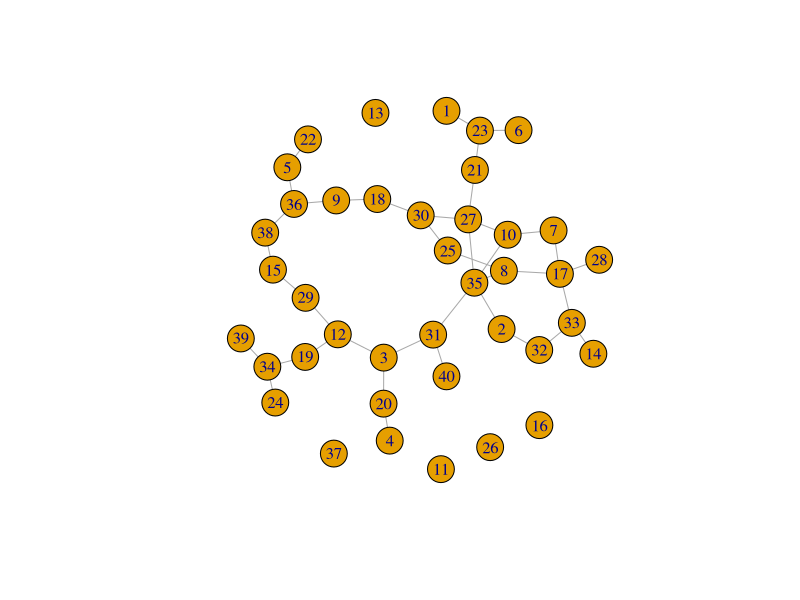
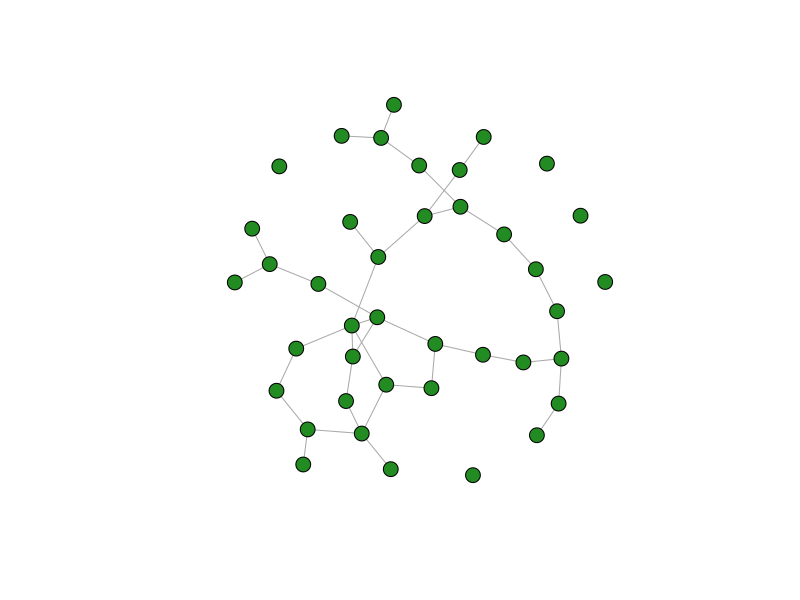
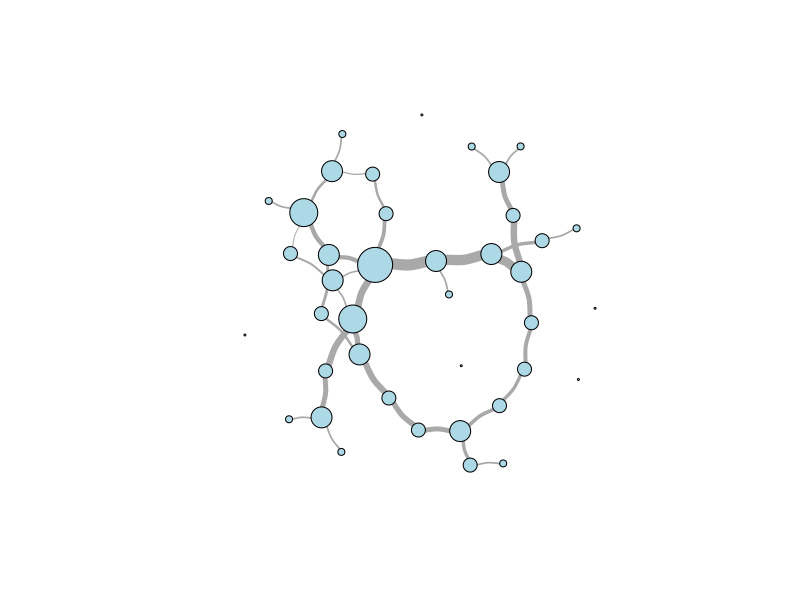
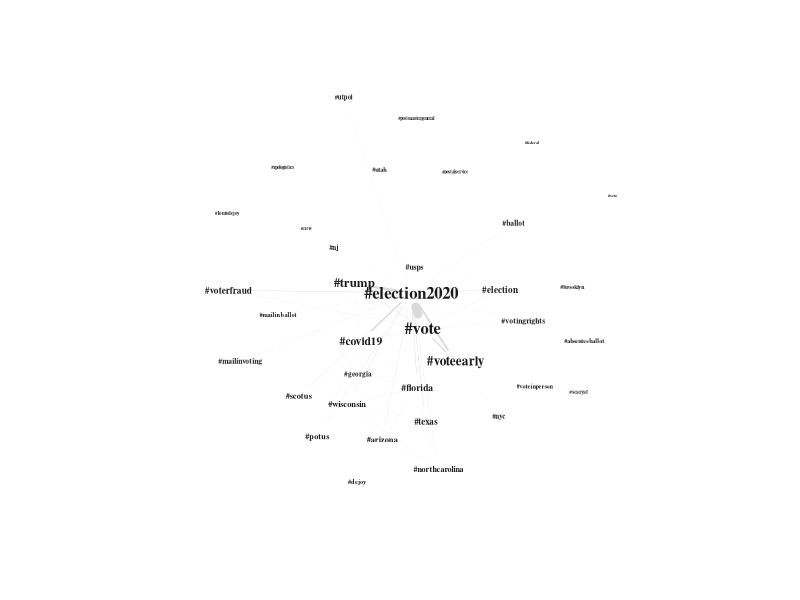

Generate these figures, in order, with R:
## ---- chunk 1
knitr::opts_chunk$set(echo = TRUE, warning = FALSE, error = FALSE)
## ---- chunk 2
library(readxl)
library(dplyr)
library(stringr)
library(tidyr)
library(igraph)
library(Matrix)

lab <- read_excel("../data/lab.xlsx") %>% 
  rename_all(~str_replace_all(., "\\s+", "")) # Remove whitespace from variable names

# Let's take a look!
glimpse(lab)
## ---- chunk 3
covid_tweets <- lab %>% 
  filter(str_detect(FullText, "(?i:(#?covid-?(19)?)|(corona(virus)?)|(pandemic))"))

# Let's take a look!
covid_tweets %>% 
  select(FullText) %>% 
  head()
## ---- chunk 4
edges <- lab %>%
  select(V1 = Author, V2 = MentionedAuthors) %>%
  separate_rows(V2, sep = ", ") %>%                   # Possibly >1 edge per tweet
  mutate(V2 = str_replace_all(V2, "@", ""))           # Consistent formatting for Node IDs

# Let's take a look!
head(edges)
## ---- chunk 5
weighted_edges <- edges %>% 
  count(V1, V2, name = "weight")

# Let's take a look!
head(weighted_edges)
## ---- chunk 6
nodes <- lab %>%
  select(id = Author, verified = TwitterVerified, 
         followers = TwitterFollowers, region = Region) %>%
  mutate(verified = as.logical(verified),
         region = as.factor(region))

# Also need to make sure that mentioned users are included, 
# even though we do not have data for them
mentioned_nodes <- lab %>%
  select(id = MentionedAuthors) %>%
  mutate(id = str_replace_all(id, "@", "")) %>%
  separate_rows(id, sep = ", ")

nodes <- nodes %>% 
  bind_rows(mentioned_nodes) %>%
  distinct(id, .keep_all = T) %>%
  arrange(id)   
## ---- chunk 7
# To avoid misassigning vertex attributes due to inconsistent ordering of node
# lists, we can instead create an entirely new graph object that incorporates
# both our existing edge list and our new node list (with attributes)

mention_graph <- graph_from_data_frame(weighted_edges, directed = T, vertices = nodes) %>%
  delete_vertices("NA") # igraph interprets missing values as a string

# Let's take a look!
E(mention_graph) %>% head()
V(mention_graph) %>% head()
vertex.attributes(mention_graph) %>% glimpse()
## ---- chunk 8
mention_matrix <- as_adjacency_matrix(mention_graph)

# Let's take a look!
mention_matrix[0:10, 0:10]
## ---- chunk 9
htags <- lapply(lab$Hashtags, str_split, pattern = ", ")
htags <- lapply(htags, unlist, recursive = F)

# Credit to Martin Stefan for the matrix generation code below 
# [https://tinyurl.com/7sd76m8p]

# First create a list of unique tags in the dataset to set the dimensions of the matrix
utags <- unique(unlist(htags))

htag_matrix <- matrix(0, length(utags), length(utags))
rownames(htag_matrix) <- utags
colnames(htag_matrix) <- utags

# Then, iterate through the list of tweets and add to the adjacency matrix
for(t in 1:length(htags)) {
  tags <- htags[[t]]
  
  if(length(tags) == 1) next()
  
  htag_matrix[tags, tags] <- htag_matrix[tags, tags] + 1
}

# Set the diagonal of the matrix to 0 (hashtags are not adjacent to themselves)
diag(htag_matrix) <- 0

# Create graph object
htag_graph <- graph_from_adjacency_matrix(htag_matrix, mode = "undirected", 
                                          weighted = TRUE)

# Let's take a look!
htag_graph[1:10, 1:10]
## ---- chunk 10
htag_list <- as_adj_list(htag_graph)

# Let's take a look!
htag_list %>% head(3)
## ---- chunk 11
# Combine hashtag lists from multiple tweets by the same user
htag_uses <- lab %>%
  select(user = Author, htags = Hashtags) %>%
  group_by(user) %>% mutate(htags = paste(htags, collapse = ", "),
                            htags = str_split(htags, ", ")) %>%
  rowwise() %>% mutate(htags = list(unique(htags)),
                       htags = list(sort(htags))) %>%
  distinct()

# Convert the nested list to a matrix
htag_uses_matrix <- htag_uses %>%
  unnest(htags) %>%
  table() %>% unclass() %>% Matrix()

# Convert into a graph object
htag_uses_graph <- graph_from_incidence_matrix(htag_uses_matrix, mode = "out")

# Let's take a look!
E(htag_uses_graph) %>% head(20)
## ---- chunk 12
# Generate an Erdos-Renyi random graph with 40 nodes and a density of 0.05
# (By default; feel free to change the parameters below)
er_density <- 0.05
er_vcount <- 40
er_ecount <- (er_vcount * (er_vcount-1) / 2) * er_density
er_graph <- sample_gnm(n = er_vcount, m = er_ecount)

# Produce a plot with default settings
plot(er_graph)

# Adjust layout (using Fruchterman-Reingold algorithm and basic aesthetics)
plot(er_graph, 
     layout = layout_with_fr,
     vertex.label = NA,
     vertex.size = 8,
     vertex.color = "forestgreen")

# Set aesthetics based on graph attributes
V(er_graph)$size <- degree(er_graph)*4
E(er_graph)$width <- edge.betweenness(er_graph, directed = F) * 0.05

plot(er_graph, 
     layout = layout_with_fr,
     vertex.label = NA,
     vertex.color = "lightblue", 
     edge.curved = 0.2)
## ---- chunk 13
# This function returns a list of graphs by default
usps_ego_graph <- make_ego_graph(htag_graph, nodes = "#usps")[[1]]

# Scale labels to eigenvector centrality and edges to weight
V(usps_ego_graph)$label.cex <- eigen_centrality(usps_ego_graph)$vector^0.2
E(usps_ego_graph)$width <- E(usps_ego_graph)$weight*0.01

# Create a layout with custom parameters
l <- layout_with_lgl(usps_ego_graph, root = "#usps")
l <- norm_coords(l, ymin = -1, ymax = 1, xmin = -1, xmax = 1)


plot(usps_ego_graph, 
     layout = l,
     rescale = F,
     vertex.shape = "none",
     vertex.label.color = "gray10",
     vertex.label.font = 2,
     edge.color = "gray85")
